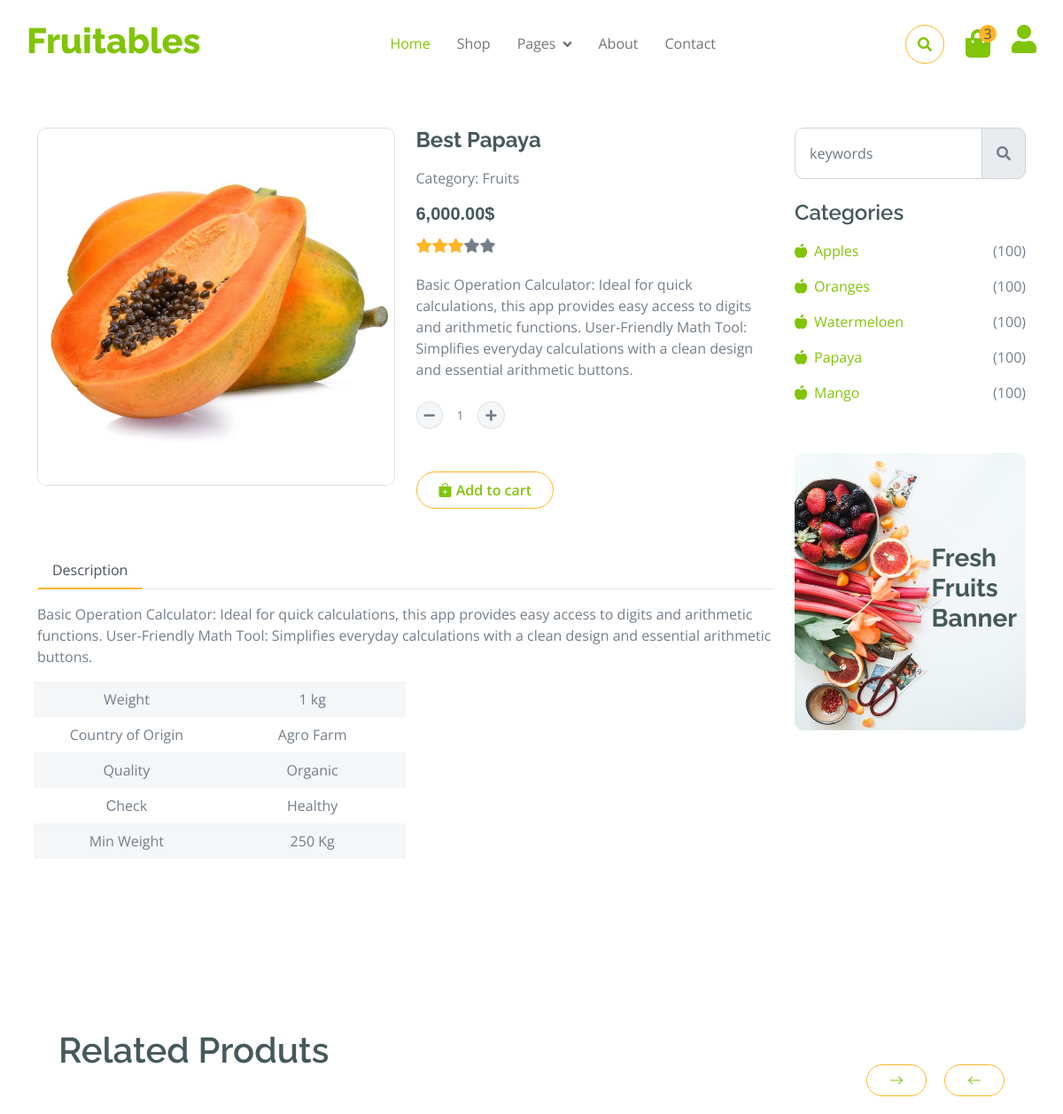
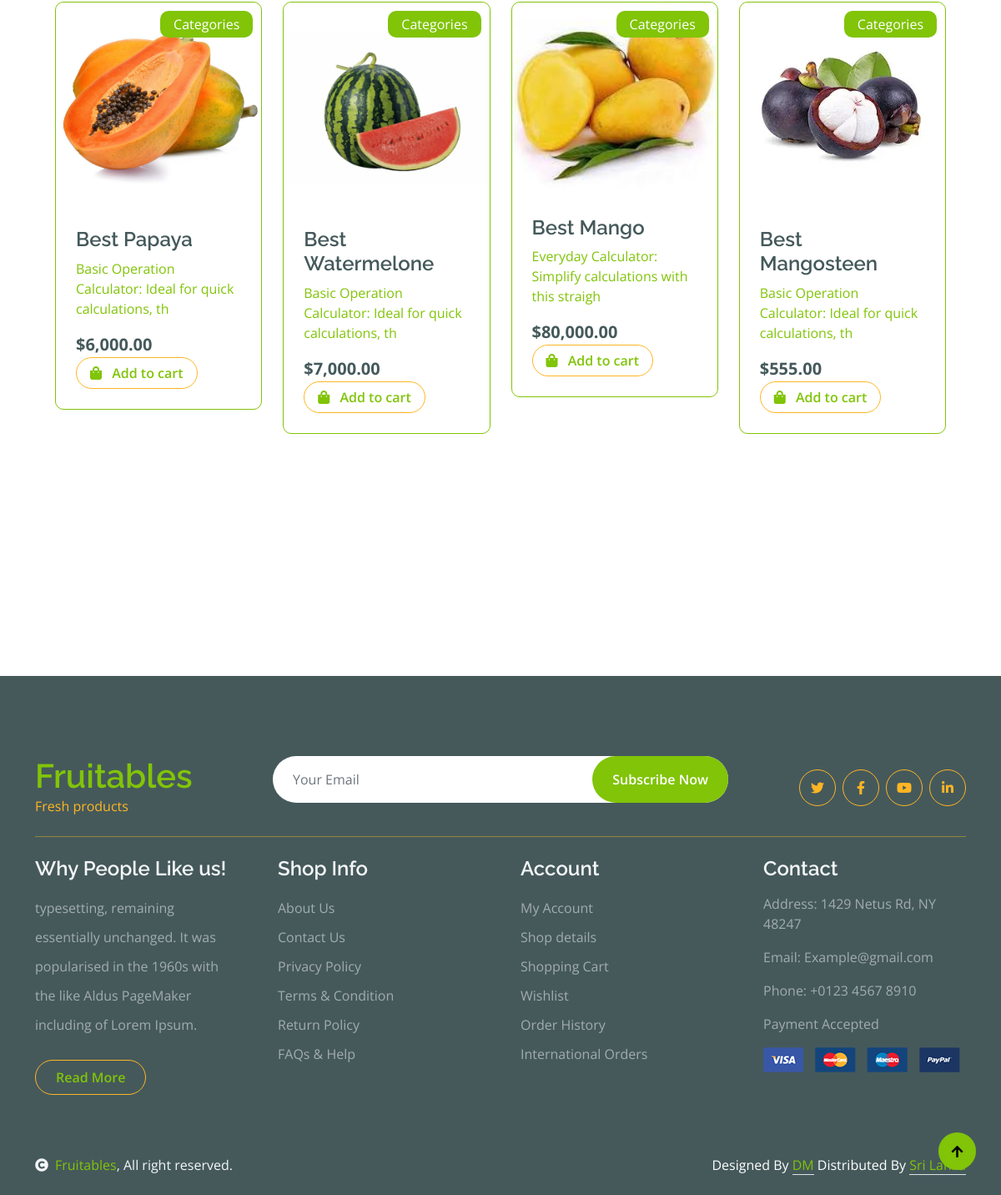
The page /singleProductView.php?product=1 on the database its author committed (2 pictures, top to bottom).
### tables this page shows
CREATE TABLE IF NOT EXISTS `product` (
  `id` int NOT NULL AUTO_INCREMENT,
  `name` varchar(45) DEFAULT NULL,
  `description` text,
  `img` text,
  `brand_brand_id` int DEFAULT NULL,
  `category_cat_id` int DEFAULT NULL,
  `qty` int DEFAULT NULL,
  `color_color_id` int DEFAULT NULL,
  `status` int DEFAULT (1),
  `product_id` int DEFAULT NULL,
  `price` double DEFAULT NULL,
  PRIMARY KEY (`id`),
  KEY `fk_product_brand1_idx` (`brand_brand_id`),
  KEY `fk_product_category1_idx` (`category_cat_id`),
  KEY `fk_product_color1_idx` (`color_color_id`),
  KEY `FK_product_stock` (`product_id`),
  KEY `fk_product_size1_idx` (`qty`) USING BTREE
);

### connection.php (called while the page is built, shortened)
<?php
class Database
{
    public static $connection;
    public static function setUpconnection()
    {
        if (!isset(Database::$connection)) {
            Database::$connection = new mysqli("localhost", "root", "Dushan2006#**", "fruitables", "3306");
        }
    }
    public static function search($q)
    {
        $resultset =  Database::$connection->query($q);
        return $resultset;
    }
}

### singleProductView.php (the view, shortened to what this page needs)
<?php
include "connection.php";
$stockId = $_GET["product"];
$rs = Database::search("SELECT * FROM `product` WHERE `id`='$stockId'");
$data = $rs->fetch_assoc();
$imagePath = 'http://localhost/myeshop/' . $data['img'];
$productName = htmlspecialchars($data['name']);
$productDescription = htmlspecialchars($data['description']);
$productPrice = number_format($data['price'], 2);
$productQty = htmlspecialchars($data['qty']);
?>
<!DOCTYPE html>
<html lang="en">
<head>
    <link rel="stylesheet" href="https://use.fontawesome.com/releases/v5.15.4/css/all.css" />
    <link href="https://cdn.jsdelivr.net/npm/bootstrap-icons@1.4.1/font/bootstrap-icons.css" rel="stylesheet">
    <link href="lib/lightbox/css/lightbox.min.css" rel="stylesheet">
    <link href="lib/owlcarousel/assets/owl.carousel.min.css" rel="stylesheet">
    <link href="css/bootstrap.min.css" rel="stylesheet">
    <link href="css/style.css" rel="stylesheet">
</head>
<body>
     <?php include "heder.php" ?>
    <div class="container-fluid py-5 mt-5">
        <div class="container py-5">
            <div class="row g-4 mb-5">
                <div class="col-lg-8 col-xl-9">
                    <div class="row g-4">
                        <div class="col-lg-6">
                            <div class="border rounded">
                                <a href="#">
                                    <img src="<?php echo $imagePath; ?>" class="img-fluid rounded" alt="Image">
                                </a>
                            </div>
                        </div>
                        <div class="col-lg-6">
                            <h4 class="fw-bold mb-3"> <?php echo $productName ?></h4>
                            <p class="mb-3">Category: Fruits</p>
                            <h5 class="mb-3 d-flex" style="font-family:Verdana, Geneva, Tahoma, sans-serif"> <?php echo $productPrice ?>$</h5>
                            <div class="d-flex mb-4">
                                <i class="fa fa-star text-secondary"></i>
                                <i class="fa fa-star text-secondary"></i>
                                <i class="fa fa-star text-secondary"></i>
                                <i class="fa fa-star "></i>
                                <i class="fa fa-star"></i>
                            </div>
                            <p class="mb-4"><?php echo $productDescription ?></p>
                            <div class="input-group quantity mb-5" style="width: 100px;">
                                <div class="input-group-btn">
                                    <button class="btn btn-sm btn-minus rounded-circle bg-light border">
                                        <i class="fa fa-minus"></i>
                                    </button>
                                </div>
                                <input type="text" class="form-control form-control-sm text-center border-0" value="1">
                                <div class="input-group-btn">
                                    <button class="btn btn-sm btn-plus rounded-circle bg-light border">
                                        <i class="fa fa-plus"></i>
                                    </button>
                                </div>
                            </div>
                            <a href="#" class="btn border border-secondary rounded-pill px-4 py-2 mb-4 text-primary"><i class="bi bi-bag-plus-fill"></i> Add to cart</a>
                        </div>
                        <div class="col-lg-12">
                            <nav>
                                <div class="nav nav-tabs mb-3">
                                    <button class="nav-link active border-white border-bottom-0" type="button" role="tab"
                                        id="nav-about-tab" data-bs-toggle="tab" data-bs-target="#nav-about"
                                        aria-controls="nav-about" aria-selected="true">Description</button>
                                </div>
                            </nav>
                            <div class="tab-content mb-5">
                                <div class="tab-pane active" id="nav-about" role="tabpanel" aria-labelledby="nav-about-tab">
                                    <p><?php echo $productDescription ?> </p>
                                    <div class="px-2">
                                        <div class="row g-4">
                                            <div class="col-6">
                                                <div class="row bg-light align-items-center text-center justify-content-center py-2">
                                                    <div class="col-6">
                                                        <p class="mb-0">Weight</p>
                                                    </div>
                                                    <div class="col-6">
                                                        <p class="mb-0">1 kg</p>
                                                    </div>
                                                </div>
                                                <div class="row text-center align-items-center justify-content-center py-2">
                                                    <div class="col-6">
                                                        <p class="mb-0">Country of Origin</p>
                                                    </div>
                                                    <div class="col-6">
                                                        <p class="mb-0">Agro Farm</p>
                                                    </div>
                                                </div>
                                                <div class="row bg-light text-center align-items-center justify-content-center py-2">
                                                    <div class="col-6">
                                                        <p class="mb-0">Quality</p>
                                                    </div>
                                                    <div class="col-6">
                                                        <p class="mb-0">Organic</p>
                                                    </div>
                                                </div>
                                                <div class="row text-center align-items-center justify-content-center py-2">
                                                    <div class="col-6">
                                                        <p class="mb-0">Сheck</p>
                                                    </div>
                                                    <div class="col-6">
                                                        <p class="mb-0">Healthy</p>
                                                    </div>
                                                </div>
                                                <div class="row bg-light text-center align-items-center justify-content-center py-2">
                                                    <div class="col-6">
                                                        <p class="mb-0">Min Weight</p>
                                                    </div>
                                                    <div class="col-6">
                                                        <p class="mb-0">250 Kg</p>
                                                    </div>
                                                </div>
                                            </div>
                                        </div>
                                    </div>
                                </div>
                            </div>
                        </div>
                    </div>
                </div>
                <div class="col-lg-4 col-xl-3">
                    <div class="row g-4 fruite">
                        <div class="col-lg-12">
                            <div class="input-group w-100 mx-auto d-flex mb-4">
                                <input type="search" class="form-control p-3" placeholder="keywords" aria-describedby="search-icon-1">
                                <span id="search-icon-1" class="input-group-text p-3"><i class="fa fa-search"></i></span>
                            </div>
                            <div class="mb-4">
                                <h4>Categories</h4>
                                <ul class="list-unstyled fruite-categorie">
                                    <li>
                                        <div class="d-flex justify-content-between fruite-name">
                                            <a href="singleProductView.php?product=7"><i class="fas fa-apple-alt me-2"></i>Apples</a>
                                            <span>(<?php echo $productQty; ?>)</span>
                                        </div>
                                    </li>
                                    <li>
                                        <div class="d-flex justify-content-between fruite-name">
                                            <a href="singleProductView.php?product=8"><i class="fas fa-apple-alt me-2"></i>Oranges</a>
                                            <span> (<?php echo $productQty; ?>) </span>
                                        </div>
                                    </li>
                                    <li>
                                        <div class="d-flex justify-content-between fruite-name">
                                            <a href="singleProductView.php?product=2"><i class="fas fa-apple-alt me-2"></i>Watermeloen</a>
                                            <span>(<?php echo $productQty; ?>)</span>
                                        </div>
                                    </li>
                                    <li>
                                        <div class="d-flex justify-content-between fruite-name">
                                            <a href="singleProductView.php?product=1"><i class="fas fa-apple-alt me-2"></i>Papaya</a>
                                            <span>(<?php echo $productQty; ?>)</span>
                                        </div>
                                    </li>
                                    <li>
                                        <div class="d-flex justify-content-between fruite-name">
                                            <a href="singleProductView.php?product=3"><i class="fas fa-apple-alt me-2"></i>Mango</a>
                                            <span>(<?php echo $productQty; ?>)</span>
                                        </div>
                                    </li>
                                </ul>
                            </div>
                        </div>
                        <div class="col-lg-12">
                            <div class="position-relative">
                                <img src="img/banner-fruits.jpg" class="img-fluid w-100 rounded" alt="">
                                <div class="position-absolute" style="top: 50%; right: 10px; transform: translateY(-50%);">
                                    <h3 class="text-sec ondary fw-bold">Fresh <br> Fruits <br> Banner</h3>
                                </div>
                            </div>
                        </div>
                    </div>
                </div>
            </div>
            <div class="container-fluid vesitable py-5">
                <div class="container py-5">
                    <h1 class="mb-0">Related Produts</h1>
                    <div class="owl-carousel vegetable-carousel justify-content-center">
                        <?php
                        $rs1 = Database::search("SELECT * FROM `product`");
                        $num1 = $rs1->num_rows;
                        for ($x = 0; $x < $num1; $x++) {
                            $data1 = $rs1->fetch_assoc();
                            $imagePath1 = 'http://localhost/myeshop/' . $data1['img'];
                            $productName1 = htmlspecialchars($data1['name']);
                            $productDescription1 = htmlspecialchars($data1['description']);
                            $productPrice1 = number_format($data1['price'], 2);
                            $productId1 = htmlspecialchars($data1['id']);
                        ?>
                            <div class="border border-primary rounded position-relative vesitable-item">
                                <a href="singleProductView.php?product=<?php echo $productId1; ?>">
                                    <div class="vesitable-img">
                                        <img src="<?php echo $imagePath1 ?>" class="img-fluid w-100 rounded-top" alt="">
                                    </div>
                                    <div class="text-white bg-primary px-3 py-1 rounded position-absolute" style="top: 10px; right: 10px;">Categories</div>
                                    <div class="p-4 rounded-bottom">
                                        <h4><?php echo $productName1 ?></h4>
                                        <p><?php echo mb_substr($productDescription1, 0, 60) ?></p>
                                        <div class="d-flex justify-content-between flex-lg-wrap">
                                            <p class="text-dark fs-5 fw-bold mb-0">$<?php echo $productPrice1 ?></p>
                                            <a href="" class="btn border border-secondary rounded-pill px-3 text-primary"><i class="fa fa-shopping-bag me-2 text-primary"></i> Add to cart</a>
                                        </div>
                                    </div>
                            </div>
                        <?php
                        }
                        ?>
                    </div>
                </div>
            </div>
        </div>
    </div>
     <?php include "footer.php"; ?>
    <?php include "copyright.php"; ?>
    <a href="#" class="btn btn-primary border-3 border-primary rounded-circle back-to-top"><i class="fa fa-arrow-up"></i></a>
</body>
</html>

### rows shown on the page
product: img (picture), name "Best Papaya", price "6,000.00", description "Basic Operation Calculator: Ideal for quick calculations, this app provides easy access to digits and arithmetic functions. User-Friendly Math Tool: Simplifies everyday calculations with a clean design and essential arithmetic buttons.", qty "100", description "Basic Operation Calculator: Ideal for quick calculations, th"
product: img (picture), name "Best Watermelone", description "Basic Operation Calculator: Ideal for quick calculations, th", price "7,000.00"
product: img (picture), name "Best Mango", description "Everyday Calculator: Simplify calculations with this straigh", price "80,000.00"
product: img (picture), name "Best Mangosteen", description "Basic Operation Calculator: Ideal for quick calculations, th", price "555.00"
